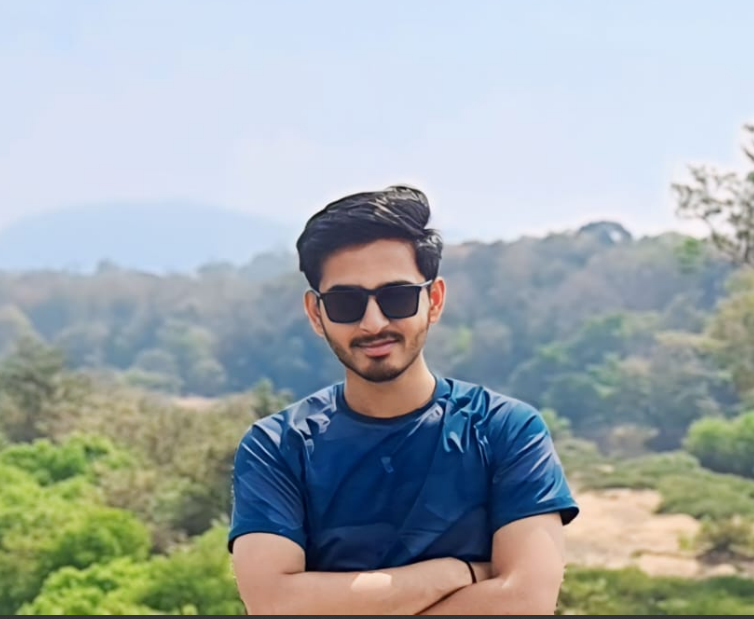
#> input picture me.png, 754 x 619 px, found by its file name
$ python circle.py
#> lines starting #> are read from the running program, lines starting #| are printed output that depends on the picture; after the words box and inside, x2 and y2 are one past the last pixel; in counts of white or black regions, pixels touching at a corner belong together
import cv2

image = cv2.imread("me.png")
#> image is the input picture: shape (619, 754, 3); mean B, G, R 171.5, 169, 159.8

if image is None:
    print("Error:Cannot load the image")

else:
    print("Image loaded successfully")

    center = (370,290)
    radius =100
    color = (0,255,0)
    thickness = 2

    cv2.circle(image,center,radius,color,thickness)
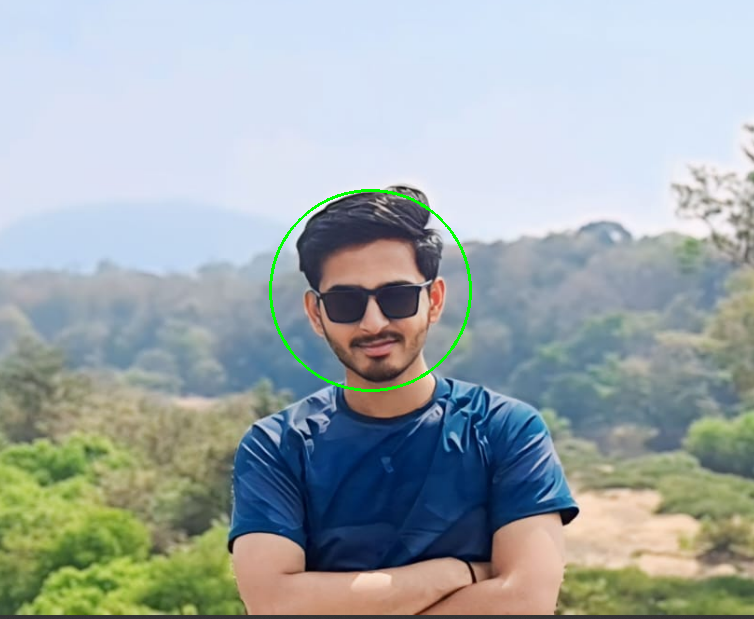
#> image: shape (619, 754, 3); 0.39% of pixels changed, all inside (x1, y1, x2, y2) = (269, 189, 472, 392)

    cv2.imshow("Circled image",image)
    cv2.waitKey(0)
    cv2.destroyAllWindows()
